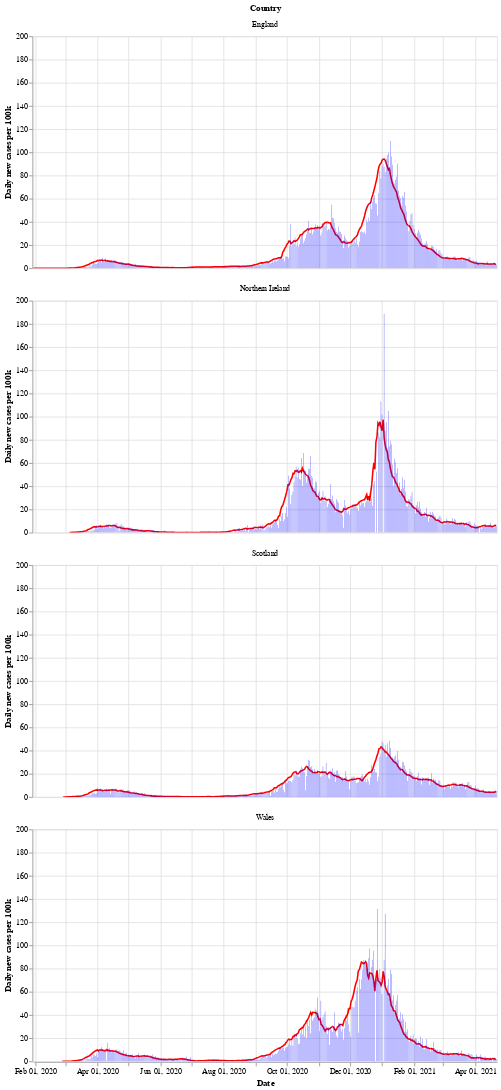

Here is the notebook cell this chart was saved with:
### Markdown cell above
Next is a bar chart of the number of new cases in each country (per 100k population), with the 7 day moving average of cases. Again we see that Wales saw a longer period of raising and falling cases compared to the other countries.

After a period of cases falling, each nation is now seeing a rise in the number of cases - especially in Wales.

### Code cell
# collapse
bars = alt.Chart(uk_cases).mark_bar().encode(
    x=alt.X("yearmonthdate(date):T", axis=alt.Axis(title='Date')),
    y=alt.Y("newCasesRate:Q", axis=alt.Axis(title='Daily new cases per 100k')),
    tooltip='newCasesRate',
    color=alt.condition(
        alt.datum.dailyChange > 0,
        alt.value("orange"),  # The positive color
        alt.value("blue")  # The negative color
    )
).properties(title='New cases per 100k population with rolling 7 day average', width=600).interactive()
line = alt.Chart(uk_cases).mark_line(
    color='red',
    size=2,
).transform_window(
    rolling_mean='mean(newCasesRate)',
    frame=[0, 7],
    groupby=['areaName']
).encode(
    x='yearmonthdate(date):T',
    y='rolling_mean:Q'
)
alt.layer(line, bars, data=uk_cases).facet(alt.Row('areaName', title='Country'), columns=1)

### Figure 1 — Vega-Lite specification as saved in the notebook (floating-point values rounded to 4 significant figures; data arrays with more than 128 entries replaced by an {"elided": "..."} marker saying what was removed)
{"config": {"view": {"continuousWidth": 400, "continuousHeight": 300}}, "data": {"name": "data-e73de2095456345967f5b813c1cffe25"}, "facet": {"type": "nominal", "field": "areaName", "title": "Country"}, "spec": {"layer": [{"mark": {"type": "line", "color": "red", "size": 2}, "encoding": {"x": {"type": "temporal", "field": "date", "timeUnit": "yearmonthdate"}, "y": {"type": "quantitative", "field": "rolling_mean"}}, "transform": [{"window": [{"op": "mean", "field": "newCasesRate", "as": "rolling_mean"}], "frame": [0, 7], "groupby": ["areaName"]}]}, {"mark": "bar", "encoding": {"color": {"condition": {"value": "orange", "test": "(datum.dailyChange > 0)"}, "value": "blue"}, "tooltip": {"type": "quantitative", "field": "newCasesRate"}, "x": {"type": "temporal", "axis": {"title": "Date"}, "field": "date", "timeUnit": "yearmonthdate"}, "y": {"type": "quantitative", "axis": {"title": "Daily new cases per 100k"}, "field": "newCasesRate"}}, "selection": {"selector002": {"type": "interval", "bind": "scales", "encodings": ["x", "y"]}}, "title": "New cases per 100k population with rolling 7 day average", "width": 600}]}, "columns": 1, "$schema": "https://vega.github.io/schema/vega-lite/v4.8.1.json", "datasets": {"data-e73de2095456345967f5b813c1cffe25": {"elided": "1700 records"}}}
